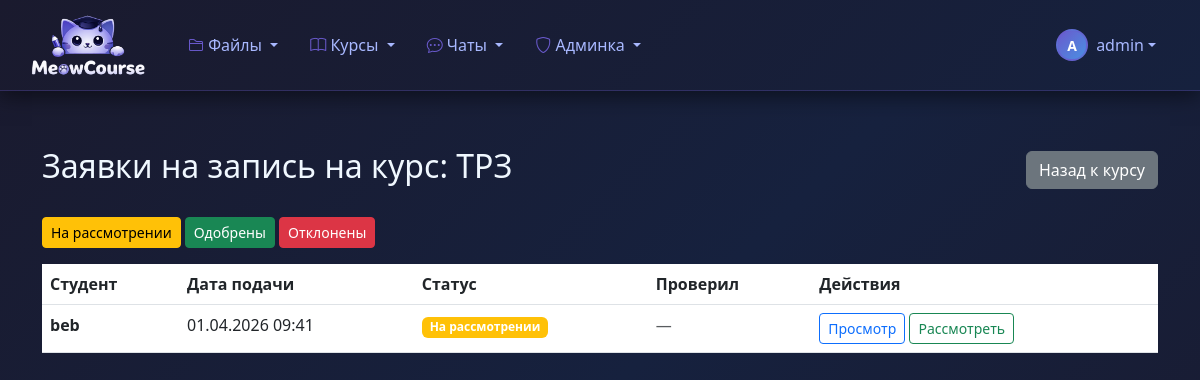
Page /3/enrollment-requests/ (signed in) on the committed database.
### classroom_core/models.py (models this page shows, shortened)
class Course(models.Model):
    STATUS_CHOICES = [
       ('draft', 'Черновик'),
       ('active', 'Активный'),
       ('archived', 'Архивирован'),
       ('completed', 'Завершен'),
    ]
    title = models.CharField(max_length=255)
    description = models.TextField()
    short_description = models.CharField(max_length=200, blank=True)
    code = models.CharField(max_length=20, unique=True, blank=True)
    instructor = models.ForeignKey(
        User,
        on_delete=models.CASCADE,
        related_name='courses_created'
    )
    teaching_assistants = models.ManyToManyField(
        User,
        blank=True,
        related_name='courses_assisting'
    )
    students = models.ManyToManyField(
        User,
        blank=True,
        related_name='courses_enrolled'
    )
    student_groups = models.ManyToManyField(
        StudentGroup,
        blank=True,
        related_name='courses_enrolled',
        help_text='Группы студентов, зачисленные на курс'
    )
    status = models.CharField(
        max_length=20,
        choices=STATUS_CHOICES,
        default='draft'
    )
    start_date = models.DateTimeField(null=True, blank=True)
    end_date = models.DateTimeField(null=True, blank=True)
    created_at = models.DateTimeField(auto_now_add=True)
    updated_at = models.DateTimeField(auto_now=True)
    cover_image = models.ImageField(
        upload_to='course_covers/',
        null=True,
        blank=True
    )
    color = models.CharField(max_length=7, default='#3498db')
    is_public = models.BooleanField(default=False)
    allow_self_enrollment = models.BooleanField(default=True)
    max_students = models.IntegerField(null=True, blank=True)
    class Meta:
        ordering = ['-created_at']
        verbose_name = 'Курс'
        verbose_name_plural = 'Курсы'
    def can_edit(self, user):
        return user == self.instructor or user.is_superuser or user.profile.is_staff()

class CourseEnrollmentRequest(models.Model ):
    STATUS_CHOICES =[
   ('pending','На рассмотрении'),
   ('approved','Одобрена'),
   ('rejected','Отклонена'),
    ]
    course =models.ForeignKey(
    Course ,
    on_delete =models.CASCADE ,
    related_name ='enrollment_requests'
    )
    student =models.ForeignKey(
    User ,
    on_delete =models.CASCADE ,
    related_name ='course_enrollment_requests'
    )
    status =models.CharField(
    max_length =20 ,
    choices =STATUS_CHOICES ,
    default ='pending'
    )
    motivation =models.TextField(
    blank =True ,
    help_text ='Расскажите, почему вы хотите записаться на этот курс'
    )
    reviewed_by =models.ForeignKey(
    User ,
    on_delete =models.SET_NULL ,
    null =True ,
    blank =True ,
    related_name ='reviewed_enrollment_requests'
    )
    review_comment =models.TextField(
    blank =True ,
    help_text ='Комментарий преподавателя к решению'
    )
    created_at =models.DateTimeField(auto_now_add =True )
    updated_at =models.DateTimeField(auto_now =True )
    reviewed_at =models.DateTimeField(null =True ,blank =True )
    class Meta :
        ordering =['-created_at']
        verbose_name ='Заявка на запись на курс'
        verbose_name_plural ='Заявки на запись на курсы'
        unique_together =['course','student']

### classroom_core/views.py (the view)
# urls.py: path('<int:course_id>/enrollment-requests/', views.course_enrollment_request_list, name='course_enrollment_request_list'),
@login_required
def course_enrollment_request_list(request, course_id):
    course = get_object_or_404(Course, id=course_id)
    if not course.can_edit(request.user):
        raise PermissionDenied
    is_teacher = course.instructor == request.user
    is_assistant = request.user in course.teaching_assistants.all()
    is_admin = request.user.is_superuser or(hasattr(request.user, 'profile') and request.user.profile.is_staff())
    status = request.GET.get('status')
    requests = CourseEnrollmentRequest.objects.filter(course=course)
    if status:
        requests = requests.filter(status=status)
    requests = requests.order_by('-created_at')
    paginator = Paginator(requests, 20)
    page_number = request.GET.get('page')
    page_obj = paginator.get_page(page_number)
    context = {
        'course': course,
        'page_obj': page_obj,
        'status': status,
        'is_teacher': is_teacher,
        'is_assistant': is_assistant,
        'is_admin': is_admin,
    }
    return render(request, 'classroom_core/course_enrollment_request_list.html', context)

### classroom_core/models.py (called while the page is built)
    def is_teacher(self):
        return self.role == 'teacher'

    def is_staff(self):
        return self.role == 'staff'

### templates/classroom_core/course_enrollment_request_list.html (shortened to what this page needs)
{% extends 'base.html' %}
{% block content %}
<div class="container mt-4">
    <div class="row">
        <div class="col-12">
            <div class="d-flex justify-content-between align-items-center mb-4">
                <h2 style="color: aliceblue;">Заявки на запись на курс: {{ course.title }}</h2>
                <a href="{% url 'classroom_core:course_detail' course.id %}" class="btn btn-secondary">
                    Назад к курсу
                </a>
            </div>
            {% if is_teacher or is_admin or is_assistant %}
            <div class="mb-3">
                <a href="?status=pending" class="btn btn-warning btn-sm">На рассмотрении</a>
                <a href="?status=approved" class="btn btn-success btn-sm">Одобрены</a>
                <a href="?status=rejected" class="btn btn-danger btn-sm">Отклонены</a>
            </div>
            {% endif %}
            {% if page_obj  %}
                <div class="table-responsive">
                    <table class="table table-hover">
                        <thead>
                            <tr>
                                <th>Студент</th>
                                <th>Дата подачи</th>
                                <th>Статус</th>
                                <th>Проверил</th>
                                <th>Действия</th>
                            </tr>
                        </thead>
                        <tbody>
                            {% for request in page_obj %}
                                <tr>
                                    <td>
                                        <strong>{{ request.student.get_full_name|default:request.student.username }}</strong>
                                        <br>
                                    </td>
                                    <td>{{ request.created_at|date:"d.m.Y H:i" }}</td>
                                    <td>
                                        {% if request.status == 'pending' %}
                                            <span class="badge bg-warning">На рассмотрении</span>
                                        {% elif request.status == 'approved' %}
                                            <span class="badge bg-success">Одобрена</span>
                                        {% elif request.status == 'rejected' %}
                                            <span class="badge bg-danger">Отклонена</span>
                                        {% endif %}
                                    </td>
                                    <td>
                                        {% if request.reviewed_by %}
                                            {{ request.reviewed_by.get_full_name|default:request.reviewed_by.username }}
                                        {% else %}
                                            <span class="text-muted">—</span>
                                        {% endif %}
                                    </td>
                                    <td>
                                        <a href="{% url 'classroom_core:course_enrollment_request_detail' request.id %}" class="btn btn-sm btn-outline-primary">
                                            Просмотр
                                        </a>
                                        {% if request.status == 'pending' %}
                                            <a href="{% url 'classroom_core:course_enrollment_request_review' request.id %}" class="btn btn-sm btn-outline-success">
                                                Рассмотреть
                                            </a>
                                        {% endif %}
                                    </td>
                                </tr>
                            {% endfor %}
                        </tbody>
                    </table>
                </div>
            {% elif is_teacher or is_admin or is_assistant %}
                <div class="alert alert-info">
                    Пока нет заявок на запись на этот курс.
                </div>
            {% else %}
                <div class="alert alert-warning">
                    <i class="bi bi-exclamation-triangle"></i> У вас нет прав для просмотра заявок на этот курс.
                </div>
            {% endif %}
        </div>
    </div>
</div>
{% endblock %}

### templates/base.html (shortened to what this page needs)
{% load static %}
<!DOCTYPE html>
<html lang="ru">
<head>
    <link href="https://cdn.jsdelivr.net/npm/bootstrap@5.3.0/dist/css/bootstrap.min.css" rel="stylesheet">
    <link rel="stylesheet" href="https://cdn.jsdelivr.net/npm/bootstrap-icons@1.10.0/font/bootstrap-icons.css">
</head>
<body>
    <nav class="navbar navbar-expand-lg dark-navbar">
        <div class="container-fluid">
            <a class="navbar-brand d-flex align-items-center" href="{% url 'classroom_core:course_list' %}">
                <img src="{% static 'images/logo.png' %}"
                    alt="MeowCourse"
                    class="me-2"
                    style="width: 120px; height: auto; max-height: 64px; object-fit: contain;">
            </a>
            <div class="collapse navbar-collapse" id="navbarNav">
                <ul class="navbar-nav me-auto">
                    <li class="nav-item dropdown">
                        <a class="nav-link dropdown-toggle" href="#" role="button" data-bs-toggle="dropdown">
                            <i class="bi bi-folder2"></i> Файлы
                        </a>
                    </li>
                    <li class="nav-item dropdown">
                        <a class="nav-link dropdown-toggle" href="#" role="button" data-bs-toggle="dropdown">
                            <i class="bi bi-book"></i> Курсы
                        </a>
                    </li>
                    <li class="nav-item dropdown">
                        <a class="nav-link dropdown-toggle" href="#" role="button" data-bs-toggle="dropdown">
                            <i class="bi bi-chat-dots"></i> Чаты
                        </a>
                    </li>
                    {% if user.is_authenticated and user.is_staff or user.is_superuser %}
                    <li class="nav-item dropdown">
                        <a class="nav-link dropdown-toggle" href="#" role="button" data-bs-toggle="dropdown">
                            <i class="bi bi-shield"></i> Админка
                        </a>
                    </li>
                    {% endif %}
                </ul>
                <div class="d-flex align-items-center">
                    {% if user.is_authenticated %}
                    <div class="dropdown">
                        <a class="nav-link dropdown-toggle d-flex align-items-center" href="#" role="button" data-bs-toggle="dropdown">
                            <div class="user-avatar rounded-circle d-flex align-items-center justify-content-center" style="width: 32px; height: 32px; font-size: 0.875rem;">
                                {{ user.username|slice:":1"|upper }}
                            </div>
                            <span class="ms-2 d-none d-md-inline username-text">{{ user.username }}</span>
                        </a>
                    </div>
                    {% else %}
                    <a class="nav-link" href="{% url 'classroom_core:login' %}">
                        <i class="bi bi-box-arrow-in-right me-1"></i> Войти
                    </a>
                    {% endif %}
                </div>
            </div>
        </div>
    </nav>
    <div class="main-content">
        <div class="container-fluid">
            {% block content %}{% endblock %}
        </div>
    </div>
</body>
</html>

### templates/base.html (style rules this page uses)
body { background: linear-gradient(135deg, #1a1a2e 0%, #16213e 50%, #1a1a2e 100%); min-height: 100vh; }
.dark-navbar { background: linear-gradient(135deg, #1a1a2e 0%, #16213e 100%); border-bottom: 1px solid rgba(106, 90, 205, 0.3); box-shadow: 0 5px 20px rgba(0, 0, 0, 0.5); padding: 0.5rem 1rem; }
.dark-navbar .navbar-brand { color: #fff !important; font-weight: 600; transition: color 0.2s ease; }
.dark-navbar .nav-link { color: #a8b8ff !important; font-weight: 500; padding: 0.6rem 1rem !important; border-radius: 8px; transition: all 0.2s ease; }
.dark-navbar .nav-link i { color: #6a5acd; }
.user-avatar { background: linear-gradient(135deg, #6a5acd, #4a90e2) !important; color: white !important; font-weight: 600; border: 2px solid rgba(106, 90, 205, 0.5); transition: all 0.2s ease; }
.username-text { color: #a8b8ff; font-weight: 500; transition: color 0.2s ease; }
.main-content { background: transparent; padding: 2rem 1rem; }

### rows in the picture
Course: title "ТРЗ"
CourseEnrollmentRequest: student.get_full_name "beb", created_at "01.04.2026 09:41", status "На рассмотрении"

### other values in the picture
{{ user.username|slice:":1"|upper }} "A"
{{ user.username }} "admin"
